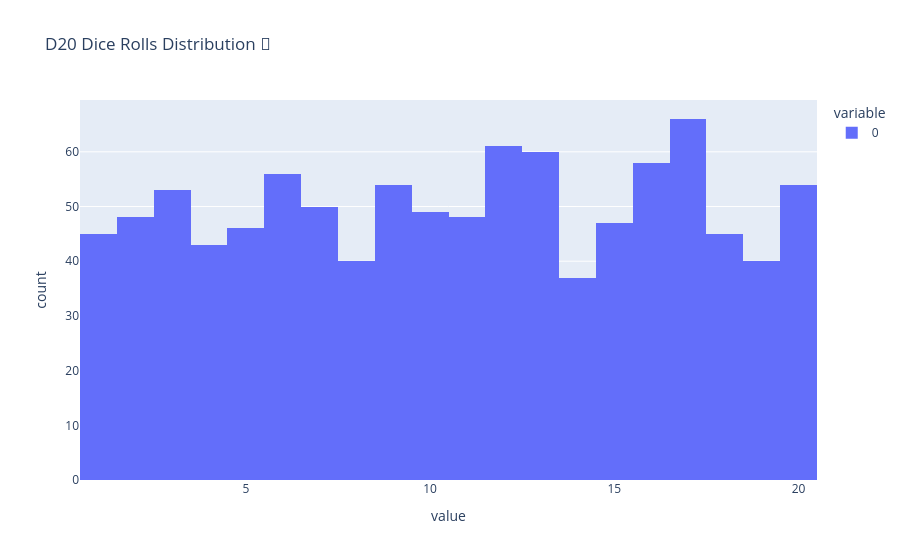
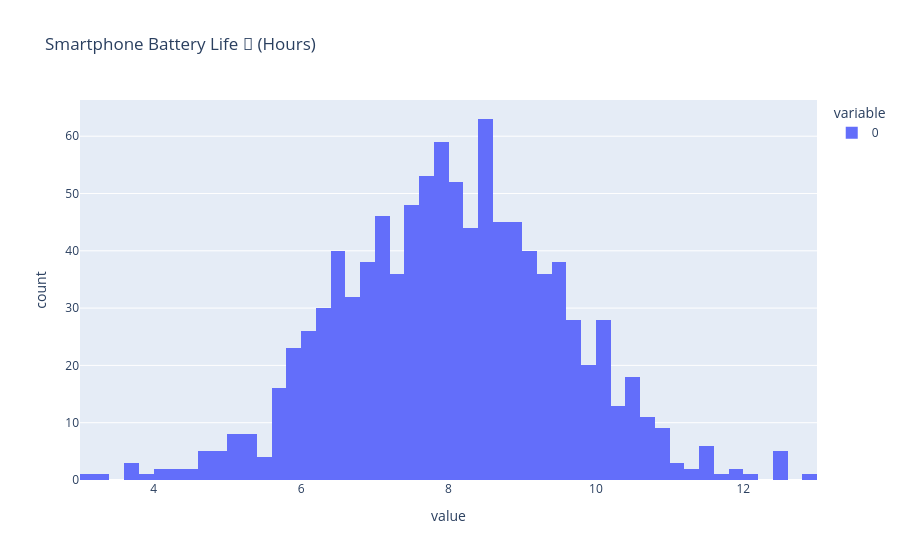

Notebook cell for these charts, in order:
### Markdown cell above
2. **Continuous** (Measurable Quantities):  
   - $Z$: Time until your next Zoom call 📅 (any positive real number)  
   - $W$: Battery percentage of your phone 📱 (0-100% continuum)

### Code cell
# Interactive random variable demo
import numpy as np
import plotly.express as px

# Discrete: Dice rolls
dice_rolls = np.random.randint(1, 21, size=1000)
fig_discrete = px.histogram(dice_rolls, nbins=20, 
                           title="D20 Dice Rolls Distribution 🎲")
fig_discrete.show()

# Continuous: Battery life simulation
battery_life = np.random.normal(loc=8, scale=1.5, size=1000)
fig_cont = px.histogram(battery_life, 
                       title="Smartphone Battery Life 📱 (Hours)")
fig_cont.show()

### Figure 1 — Plotly figure (JSON) as saved in the notebook; plotly's stock layout.template omitted (floating-point values rounded to 4 significant figures; data arrays with more than 128 entries replaced by an {"elided": "..."} marker saying what was removed)
{"data": [{"alignmentgroup": "True", "bingroup": "x", "hovertemplate": "variable=0<br>value=%{x}<br>count=%{y}<extra></extra>", "legendgroup": "0", "marker": {"color": "#636efa", "pattern": {"shape": ""}}, "name": "0", "nbinsx": 20, "offsetgroup": "0", "orientation": "v", "showlegend": true, "type": "histogram", "x": {"elided": "1000 int values"}, "xaxis": "x", "yaxis": "y"}], "layout": {"barmode": "relative", "legend": {"title": {"text": "variable"}, "tracegroupgap": 0}, "title": {"text": "D20 Dice Rolls Distribution 🎲"}, "xaxis": {"anchor": "y", "domain": [0, 1], "title": {"text": "value"}}, "yaxis": {"anchor": "x", "domain": [0, 1], "title": {"text": "count"}}}}

### Figure 2 — Plotly figure (JSON) as saved in the notebook; plotly's stock layout.template omitted (floating-point values rounded to 4 significant figures; data arrays with more than 128 entries replaced by an {"elided": "..."} marker saying what was removed)
{"data": [{"alignmentgroup": "True", "bingroup": "x", "hovertemplate": "variable=0<br>value=%{x}<br>count=%{y}<extra></extra>", "legendgroup": "0", "marker": {"color": "#636efa", "pattern": {"shape": ""}}, "name": "0", "offsetgroup": "0", "orientation": "v", "showlegend": true, "type": "histogram", "x": {"elided": "1000 float values"}, "xaxis": "x", "yaxis": "y"}], "layout": {"barmode": "relative", "legend": {"title": {"text": "variable"}, "tracegroupgap": 0}, "title": {"text": "Smartphone Battery Life 📱 (Hours)"}, "xaxis": {"anchor": "y", "domain": [0, 1], "title": {"text": "value"}}, "yaxis": {"anchor": "x", "domain": [0, 1], "title": {"text": "count"}}}}
